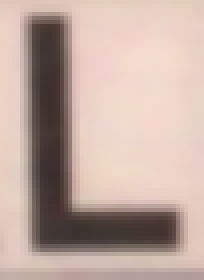
#> input picture ProjectCodeWithTestCases/CharacterImages/L0.png, 51 x 70 px (shown 4 times larger)
$ jupyter execute --allow-errors OCRML.ipynb   (shell and % lines are left out)
#> lines starting #> are read from the running program, lines starting #| are printed output that depends on the picture
# OCR By Machine Learning

[cell 1]
import numpy as np
import cv2
import csv
import glob
import matplotlib.pyplot as plt
import pandas as pd
from sklearn.utils import shuffle
from sklearn.model_selection import train_test_split
import joblib
from sklearn.svm import SVC
from sklearn import metrics
#> (the rest of this cell did not finish here and is left out)

[cell 2]
img = cv2.imread('./CharacterImages/L0.png', cv2.IMREAD_GRAYSCALE)
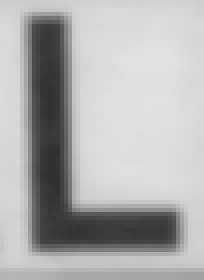
#> img: shape (70, 51) (shown 4 times larger); min 50, max 226, mean 175.7
plt.imshow(img, cmap='gray')
plt.show()
#> (the rest of this cell did not finish here and is left out)

[cell 3]
arr = ["0","1","2","3","4","5","6","7","8","9","A","B","C","D","E","F","G","H","I","J","K","L","M","N","O","P","Q","R","S","T","U","V","W","X","Y","Z"]

[cell 4]
data=[]
hog_features = []
for label in arr:
    dirList = glob.glob("letter Dataset/"+str(label)+"/*.jpg")

    for img_path in dirList:
        im= cv2.imread(img_path)
        im_gray = cv2.cvtColor(im,cv2.COLOR_BGR2GRAY)
        im_gray = cv2.GaussianBlur(im_gray,(15,15), 0)
        roi= cv2.resize(im_gray,(28,28), interpolation=cv2.INTER_AREA)

        rows, cols = roi.shape

        ## Add pixel one by one into data array
        for i in range(rows):
            for j in range(cols):
                k =roi[i,j]
                if k>100:
                    k=1
                else:
                    k=0

        hog = Hog_descriptor(roi, cell_size=4, bin_size=9)
        vector, image = hog.extract()
        vec = np.array(vector)
        hog_features.append(vec.flatten())
        data.append(label)

#> (a cell that did not finish here is left out)

[cell 6]
classifier=SVC(kernel="linear", random_state=6)
#> (the rest of this cell did not finish here and is left out)

#> (a cell that did not finish here is left out)

[cell 8]
def read_img(img):
    im_gray = cv2.cvtColor(img,cv2.COLOR_BGR2GRAY)
    im_gray = cv2.GaussianBlur(im_gray,(15,15), 0)
    roi= cv2.resize(im_gray,(28,28), interpolation=cv2.INTER_AREA)

    rows, cols = roi.shape

    ## Add pixel one by one into data array
    for i in range(rows):
        for j in range(cols):
            k =roi[i,j]
            if k>100:
                k=1
            else:
                k=0

        hog = Hog_descriptor(roi, cell_size=4, bin_size=9)
        vector, image = hog.extract()
        vec = np.array(vector)
        return vec.flatten()

#> (a cell that did not finish here is left out)

[cell 10]
im = cv2.imread("CharacterImages/L1.png")
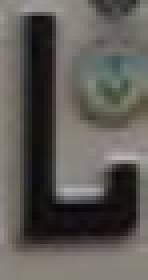
#> input picture ProjectCodeWithTestCases/CharacterImages/L1.png, 37 x 70 px (shown 4 times larger)
#> im is the input picture: shape (70, 37, 3); mean B, G, R 85.2, 91, 93.1
#> (the rest of this cell did not finish here and is left out)

#> in read_img, `im_gray = cv2.GaussianBlur(im_gray,(15,15), 0)`:
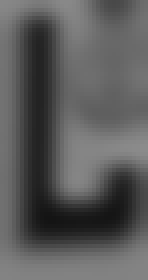
#> im_gray: shape (70, 37) (shown 4 times larger); min 20, max 139, mean 90.6
#> in read_img, `roi= cv2.resize(im_gray,(28,28), interpolation=cv2.INTER_AREA)`:
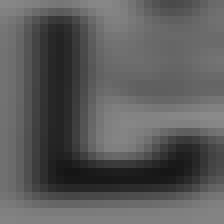
#> roi: shape (28, 28) (shown 8 times larger); min 21, max 138, mean 90.6
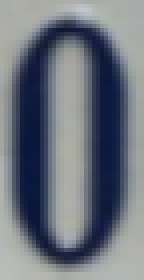
#> input picture ProjectCodeWithTestCases/CharacterImages/0_0.png, 36 x 70 px (shown 4 times larger)
#> further down, im is the input picture: shape (70, 36, 3); mean B, G, R 125.8, 115, 108.8

#> (a cell that did not finish here is left out)

[cell 12]
dirList = glob.glob("CharacterImages/*.png")
count = 0
#> (the rest of this cell did not finish here and is left out)

#> in read_img (call 2), `im_gray = cv2.cvtColor(img,cv2.COLOR_BGR2GRAY)`:
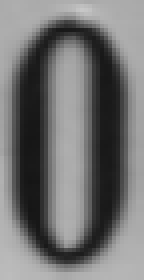
#> im_gray: shape (70, 36) (shown 4 times larger); min 21, max 199, mean 114.4
#> in read_img (call 2), `im_gray = cv2.GaussianBlur(im_gray,(15,15), 0)`:
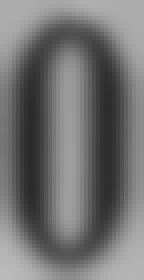
#> im_gray: shape (70, 36) (shown 4 times larger); min 42, max 186, mean 113.7
#> in read_img (call 2), `roi= cv2.resize(im_gray,(28,28), interpolation=cv2.INTER_AREA)`:
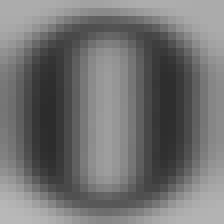
#> roi: shape (28, 28) (shown 8 times larger); min 44, max 185, mean 113.8
    predictions  =model.predict([imgHoG])
    if(predictions[0] == chars[0]):
        print("Prediction:",predictions[0])
        print("True Label:",chars[0])
        print("Correct")
        count += 1
    else:
        print("Prediction:",predictions[0])
        print("True Label:",chars[0])
        print("Incorrect")
print("correct:",count,"total:",len(dirList))
print("Accuracy:",count/len(dirList)*100,"%")
